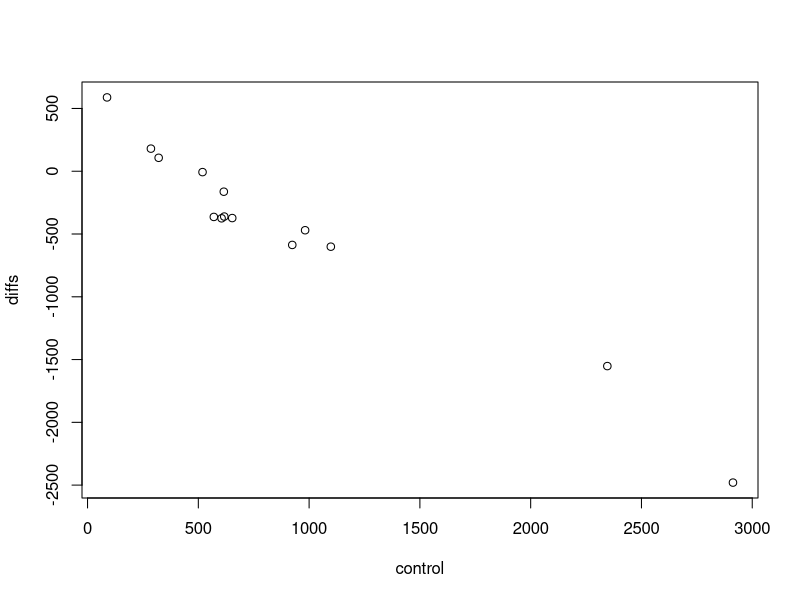

This chart was generated by the following R code:
tests <- read.table("11_39.txt", header=T)
test <- tests$Test
control <- tests$Control

# a
diffs <- test - control
plot(control, diffs)
# control is in linear relationship with diffs with negative slope

# b
mean_d <- mean(diffs)
sd_d <- sd(diffs)
n <- length(diffs)
alpha <- .05 # 95% confidence interval
s_p <- sqrt((var(test) + var(control))/2)
s_mean <- s_p*sqrt(2/n)
conf_l <- mean_d + qt(alpha/2, df=2*n - 2)*s_mean # confidence interval left bound 
conf_r <- mean_d - qt(alpha/2, df=2*n - 2)*s_mean
cat(mean_d, sd_d, conf_l, conf_r)
# mean sd conf_l conf_r
# -461.2857 757.8092 -905.2016 -17.36985

# c
median_d <- median(diffs)
conf <- sort(diffs)[qbinom(c(.025,.975), length(diffs), 0.5)] 
cat(median_d, conf)
# median conf_l con_r
# -368.5 -601 -7

# d 
# The sample sizes are fairly small (14 and 14), so in the absence of
# any prior knowledge concerning the adequacy of the assumption of a normal distribution,
# it would seem safer to use a nonparametric method
rank_t <- rank(c(test,control))[1:n]
rank_c <- rank(c(test,control))[(n+1):(2*n)]
R <- sum(rank_c)
Rp <- n*(2*n + 1) - R
Rst <- min(R, Rp)
critical = 160 # critical value for n1=n2=14 with .05 conf level
# nonparametric test rejects at the .05 significance level
#TODO perform t-test

# t test
t <- -mean_d/s_mean
critical_t <- 2.048 # t test at the significance level .05
critical_t < t # True, thus t test rejects at the .05 significance level
